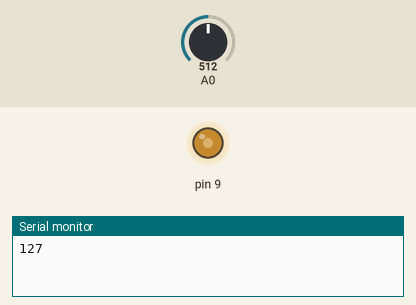
Recording of a sketch running on a simulated Arduino Uno, built with avr-gcc and run on an emulated ATmega328P. Parts: output pins drawn as LEDs (lit = HIGH), the last lines printed to the serial monitor. The inputs (shaded band) are chosen by the test bench; at power-on: A0 = 512.

Above: at 1.2 s.
1.3 s: A0 set to 716
At 2.1 s:
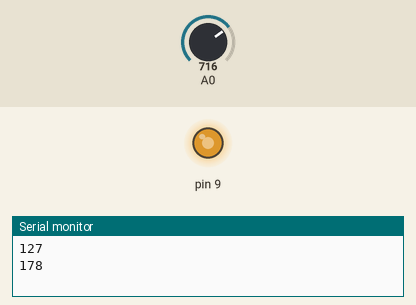
2.8 s: A0 set to 900
At 3.3 s:
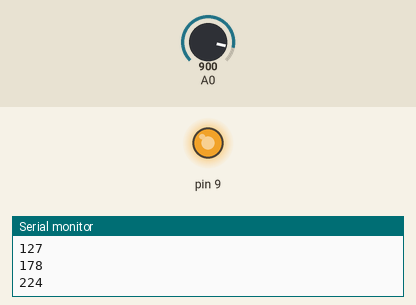
4.3 s: A0 set to 122
At 5.5 s:
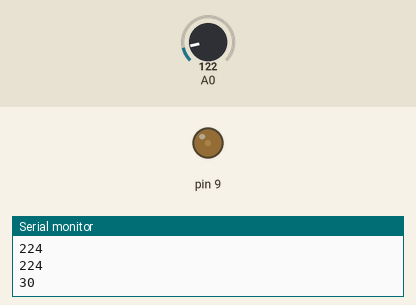
5.8 s: A0 set to 0
At 6.7 s:
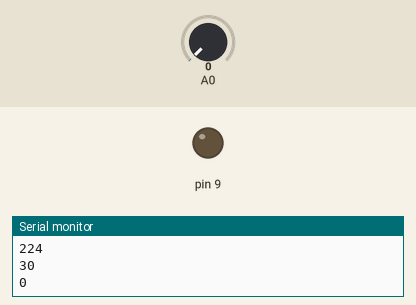
7.3 s: A0 set to 511
At 7.9 s:
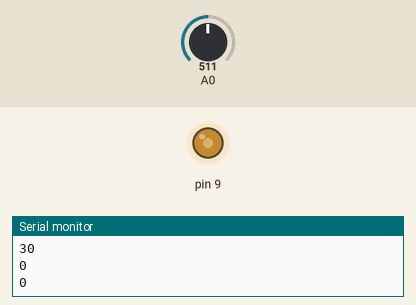
Timing chart, 0 to 9.8 s (numbered marks = the images above; inputs shaded):
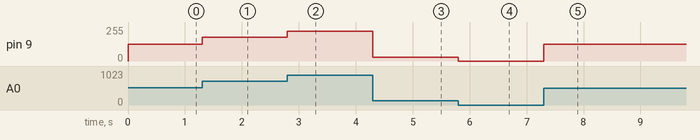

Measured:
- after the input at 1.3 s, pin 9: 127/255 → 178/255 at once
- after the input at 2.8 s, pin 9: 178/255 → 224/255 at once
- after the input at 4.3 s, pin 9: 224/255 → 30/255 at once
- after the input at 5.8 s, pin 9: 30/255 → 0/255 at once
- after the input at 7.3 s, pin 9: 0/255 → 127/255 at once

The sketch:

PchMOSFET_FET_test.ino
```cpp
#include <MsTimer2.h>

int val;
int mapval;

void disp(){
  Serial.println(mapval);
}

void setup(){
  pinMode(9,OUTPUT);
  Serial.begin(9600);
  MsTimer2::set(1000,disp);
  MsTimer2::start();
}

void loop(){
  val = analogRead(A0);
  mapval = map(val,0,1023,0,255);
  analogWrite(9,mapval);
}
```
